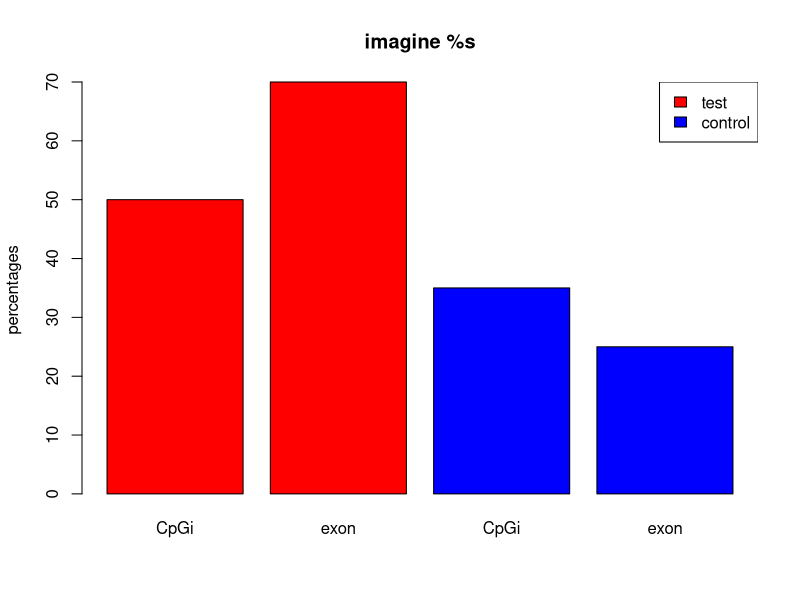

Recreate this plot in R.
perc=c(50,70,35,25)
barplot(height=perc,
names.arg=c("CpGi","exon","CpGi","exon"),
ylab="percentages",main="imagine %s",
col=c("red","red","blue","blue"))
legend("topright",legend=c("test","control"),
fill=c("red","blue"))